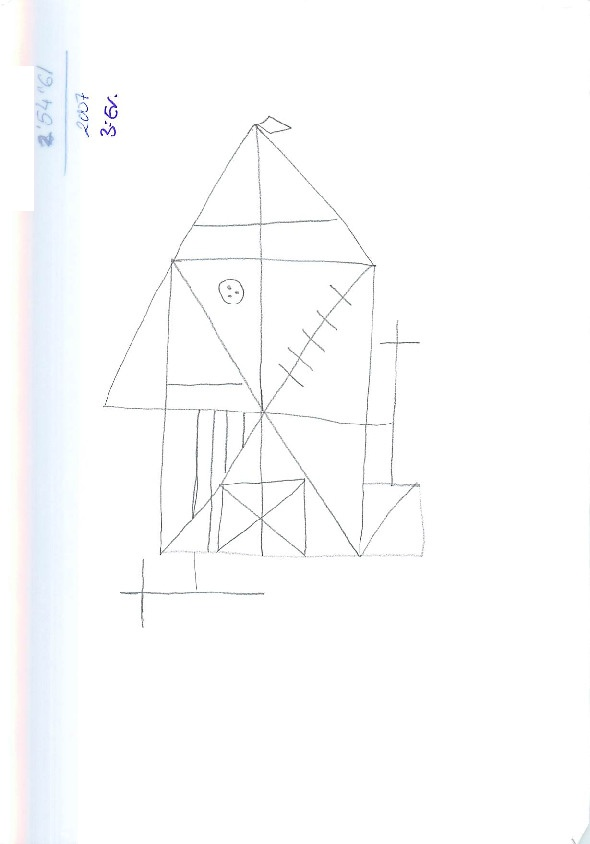
#> input picture code/REY_DATASET/REY_scan_anonim/Psic_002Ev3.pdf_pg-20.jpg, 590 x 844 px, given in place of Psic_012Ev1.pdf_pg-7.jpg, which was not available
$ jupyter execute --allow-errors 0_dataset_inspector.ipynb   (text cells are left out)
#> lines starting #> are read from the running program, lines starting #| are printed output that depends on the picture; pictures that were not available may be replaced by others from this repository, and a replacement may not be noted
[cell 1]
import pandas as pd

import os
import numpy as np
import random
import cv2
import matplotlib.pyplot as plt

[cell 2]
csv_trazas = "REY_DATASET/traza_REY.csv"

# Cargamos el CSV sin header, usando ";" como delimitador
df_trazas = pd.read_csv(csv_trazas, sep=';', comment='#', header=None)
#> (reads code/REY_DATASET/traza_REY.csv from the repository)

# Definimos manualmente los nombres de columnas según la documentación proporcionada
df_trazas.columns = ['id', 'fname', 'forig', 'BB', 'rot']

# Ahora limpiamos cada columna quitando prefijos y espacios innecesarios
for col in ['id', 'fname', 'forig', 'BB', 'rot']:
    df_trazas[col] = df_trazas[col].apply(lambda x: x.split(':', 1)[-1].strip())

# Mostramos el dataframe final limpio
print(df_trazas.head())
print("\nColumnas limpias:", df_trazas.columns.tolist())

[cell 3]
# Definir rutas (ajusta estas rutas según tu directorio)
path_imagenes_originales = "REY_DATASET/REY_scan_anonim"
path_roi = "REY_DATASET/REY_roi_rot0"

# Función para cargar imágenes
def cargar_imagen(nombre, path):
#> called with nombre = 'Psic_012Ev1.pdf_pg-7.jpg', path = 'REY_DATASET/REY_scan_anonim'
    ruta_completa = os.path.join(path, nombre)
    img = cv2.imread(ruta_completa)
#> img is the input picture: shape (844, 590, 3); mean B, G, R 252.9, 252.3, 251.8
    img_rgb = cv2.cvtColor(img, cv2.COLOR_BGR2RGB)
    return img_rgb

# Mostrar pares imagen original-ROI
num_imagenes = 5

fig, axs = plt.subplots(num_imagenes, 2, figsize=(12, 4 * num_imagenes))

#> (the rest of this cell did not finish here and is left out)

#> call 2 of cargar_imagen, with nombre = 'ROI_0_Psic_012Ev1.pdf_pg-7.png', path = 'REY_DATASET/REY_roi_rot0'
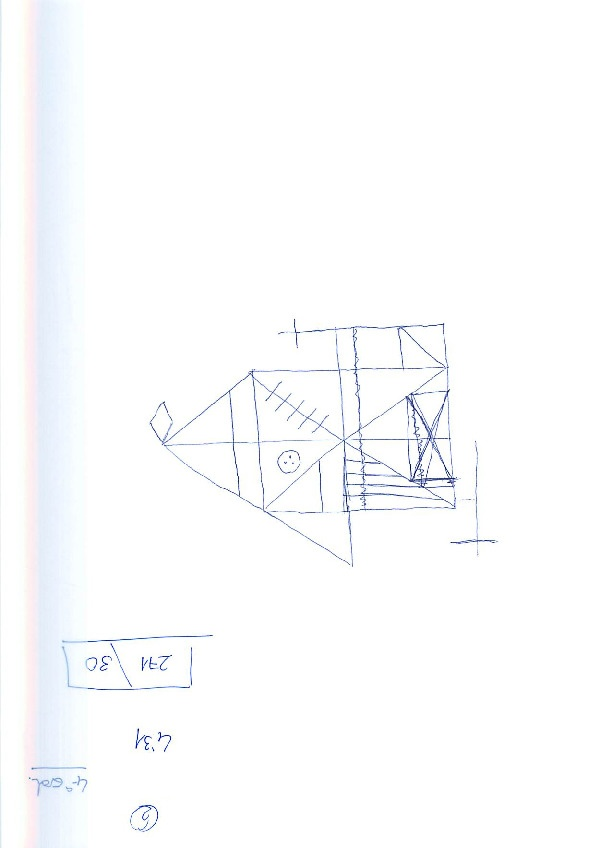
#> input picture code/REY_DATASET/REY_scan_anonim/Psic_002Ev4.pdf_pg-22.jpg, 592 x 848 px, given in place of ROI_0_Psic_012Ev1.pdf_pg-7.png, which was not available
#> in cargar_imagen, img is the input picture: shape (848, 592, 3); mean B, G, R 253, 252.1, 251.5

    # Visualización
    axs[i, 0].imshow(img_orig)
    axs[i, 0].set_title(f"Original: {nombre_original}")
    axs[i, 0].axis('off')

    axs[i, 1].imshow(img_roi)
    axs[i, 1].set_title(f"ROI: {nombre_roi}")
    axs[i, 1].axis('off')

plt.tight_layout()
plt.show()

[cell 4]
# Parámetros
IMAGE_SIZE = (256, 256)

# Rutas ajustadas
path_imagenes_originales = "REY_DATASET/REY_scan_anonim"
path_roi = "REY_DATASET/REY_roi_rot0"

# Función para preprocesado sencillo (redimensionar y pasar a escala de grises)
def cargar_y_preprocesar_simple(ruta, nombre_archivo, size=IMAGE_SIZE):
#> called with ruta = 'REY_DATASET/REY_scan_anonim', nombre_archivo = 'Psic_012Ev1.pdf_pg-7.jpg', size = (256, 256)
    ruta_completa = os.path.join(ruta, nombre_archivo)
    img = cv2.imread(ruta_completa, cv2.IMREAD_GRAYSCALE)
#> img: shape (844, 590); min 11, max 255, mean 252.3
    img = cv2.resize(img, size)
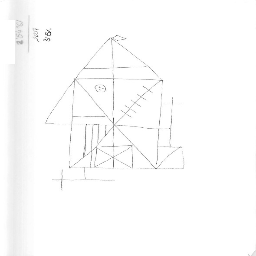
#> img: shape (256, 256); min 39, max 255, mean 252.2
    img = img / 255.0  # normalización simple [0,1]
    return img

# Ejemplo visualización del nuevo preprocesado
num_ejemplos = 3

fig, axs = plt.subplots(num_ejemplos, 2, figsize=(10, 5 * num_ejemplos))

#> (the rest of this cell did not finish here and is left out)

#> call 2 of cargar_y_preprocesar_simple, with ruta = 'REY_DATASET/REY_roi_rot0', nombre_archivo = 'ROI_0_Psic_012Ev1.pdf_pg-7.png', size = (256, 256)
#> in cargar_y_preprocesar_simple (call 2), `img = cv2.resize(img, size)`:
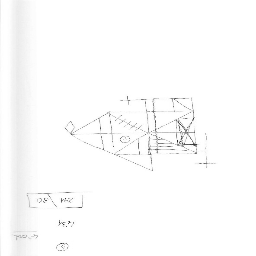
#> img: shape (256, 256); min 34, max 255, mean 252.1

    axs[i, 0].imshow(img_orig, cmap='gray')
    axs[i, 0].set_title("Original preprocesada (gris)")
    axs[i, 0].axis('off')

    axs[i, 1].imshow(img_roi, cmap='gray')
    axs[i, 1].set_title("ROI preprocesada (gris)")
    axs[i, 1].axis('off')

plt.tight_layout()
plt.show()

[cell 5]
indices_a_eliminar = []

for idx, registro in df_trazas.iterrows():
    ruta_img_orig = os.path.join("REY_DATASET/REY_scan_anonim", registro['forig'])
    ruta_img_roi = os.path.join("REY_DATASET/REY_roi_rot0", registro['fname'])

    if not os.path.exists(ruta_img_orig) or not os.path.exists(ruta_img_roi):
        print(f"Imagen faltante en índice {idx}: {registro['forig']} o {registro['fname']}")
        indices_a_eliminar.append(idx)

print("Índices a eliminar:", indices_a_eliminar)

[cell 6]
df_trazas_limpio = df_trazas.drop(indices_a_eliminar).reset_index(drop=True)

print(f"Número total de muestras: {len(df_trazas_limpio)}")

[cell 7]
df_trazas_limpio.to_csv("df_trazas_limpio.csv", index=False)

[cell 8]
# Obtener información sobre las dimensiones de las imágenes
print("Análisis de dimensiones de imágenes:")
dimensiones_originales = []
dimensiones_roi = []

for idx, registro in df_trazas_limpio.iloc[:20].iterrows():  # Usar una muestra para no sobrecargarlo
    try:
        # Original
        ruta_img_orig = os.path.join(path_imagenes_originales, registro['forig'])
        img_orig = cv2.imread(ruta_img_orig, cv2.IMREAD_GRAYSCALE)
        if img_orig is not None:
            dimensiones_originales.append(img_orig.shape)

        # ROI
        ruta_img_roi = os.path.join(path_roi, registro['fname'])
        img_roi = cv2.imread(ruta_img_roi, cv2.IMREAD_GRAYSCALE)
        if img_roi is not None:
            dimensiones_roi.append(img_roi.shape)
    except:
        continue

print(f"Dimensiones mínimas (originales): {min(dimensiones_originales, key=lambda x: x[0]*x[1])}")
print(f"Dimensiones máximas (originales): {max(dimensiones_originales, key=lambda x: x[0]*x[1])}")
print(f"Dimensiones mínimas (ROI): {min(dimensiones_roi, key=lambda x: x[0]*x[1])}")
print(f"Dimensiones máximas (ROI): {max(dimensiones_roi, key=lambda x: x[0]*x[1])}")

[cell 9]
# Analizar la distribución de las rotaciones
rotaciones = df_trazas_limpio['rot'].value_counts()
print("\nDistribución de rotaciones:")
print(rotaciones)

# Visualizar la distribución
plt.figure(figsize=(8, 5))
rotaciones.plot(kind='bar')
plt.title('Distribución de rotaciones en el dataset')
plt.xlabel('Ángulo de rotación')
plt.ylabel('Número de imágenes')
plt.tight_layout()
plt.show()
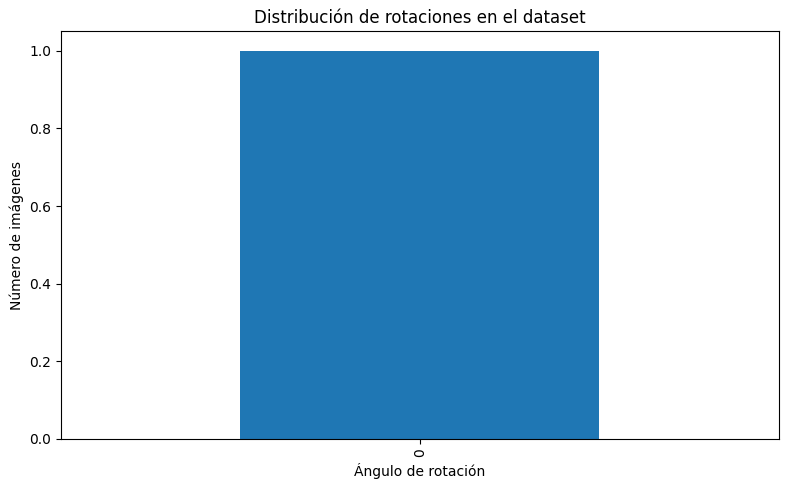
#> figure drawn by matplotlib, 1 panel

[cell 10]
# Preprocesar las bounding boxes para análisis
df_trazas_limpio['BB_procesado'] = df_trazas_limpio['BB'].apply(
    lambda x: [int(coord) for coord in x.replace('[', '').replace(']', '').split(',')]
)

# Extraer componentes de las bounding boxes
df_trazas_limpio['x0'] = df_trazas_limpio['BB_procesado'].apply(lambda x: x[0])
df_trazas_limpio['y0'] = df_trazas_limpio['BB_procesado'].apply(lambda x: x[1])
df_trazas_limpio['altura'] = df_trazas_limpio['BB_procesado'].apply(lambda x: x[2])
df_trazas_limpio['ancho'] = df_trazas_limpio['BB_procesado'].apply(lambda x: x[3])

# Estadísticas de las bounding boxes
print("\nEstadísticas de las bounding boxes:")
print(f"Ancho medio: {df_trazas_limpio['ancho'].mean():.2f} píxeles")
print(f"Altura media: {df_trazas_limpio['altura'].mean():.2f} píxeles")
print(f"Relación de aspecto media: {(df_trazas_limpio['ancho'] / df_trazas_limpio['altura']).mean():.2f}")

# Visualizar la distribución de tamaños
plt.figure(figsize=(10, 5))
plt.scatter(df_trazas_limpio['ancho'], df_trazas_limpio['altura'], alpha=0.5)
plt.title('Distribución de dimensiones de las bounding boxes')
plt.xlabel('Ancho (píxeles)')
plt.ylabel('Altura (píxeles)')
plt.grid(True)
plt.tight_layout()
plt.show()
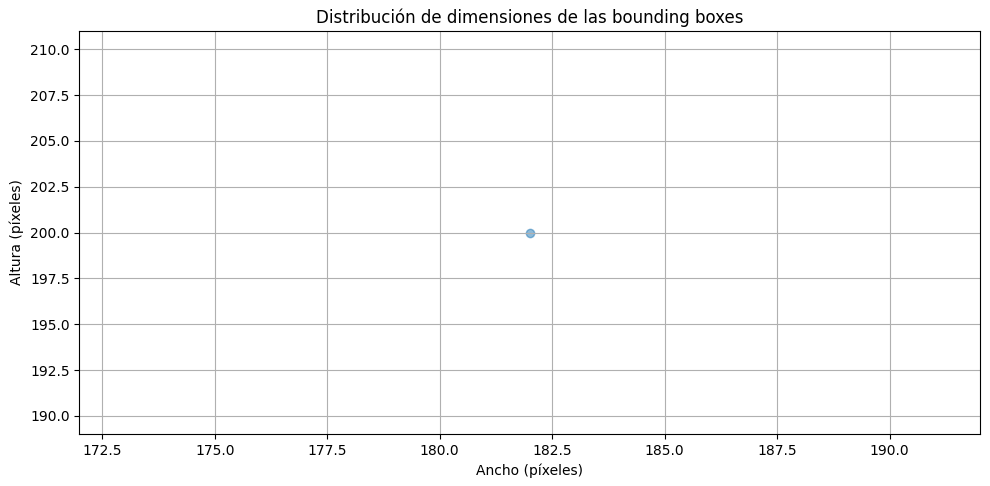
#> figure drawn by matplotlib, 1 panel
